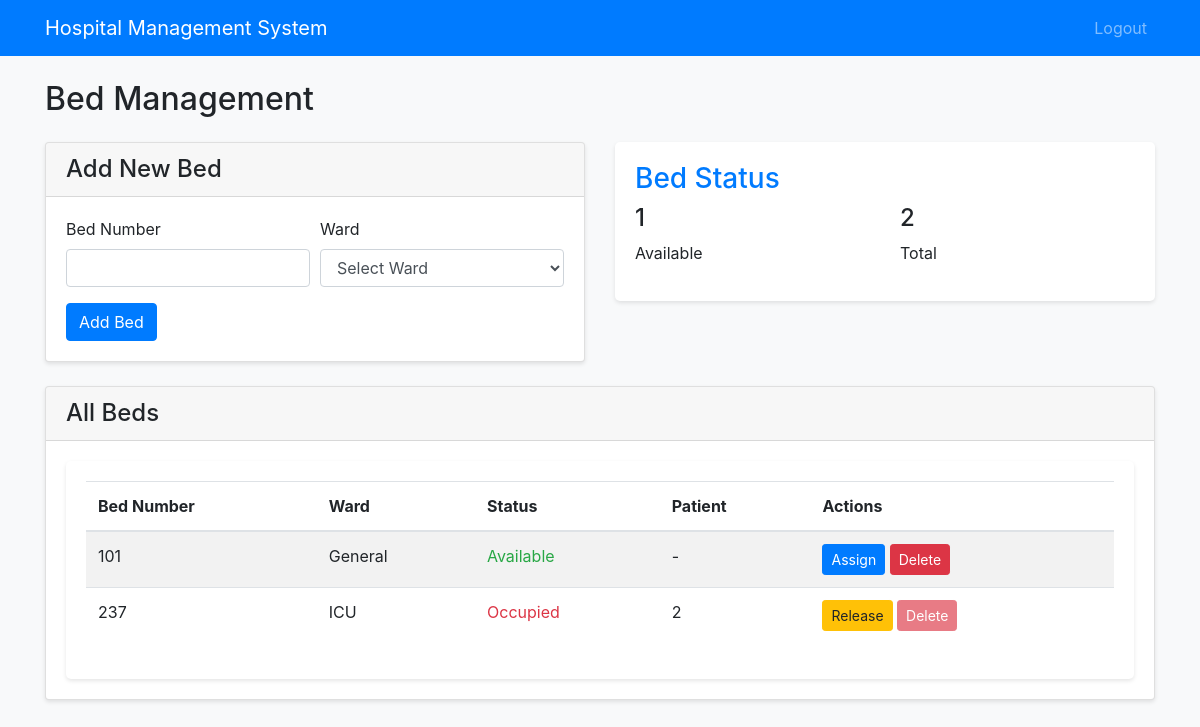
The app's page /bed/manage (signed in) with its own data.
### models.py (models this page shows)
class Bed(db.Model):
    id = db.Column(db.Integer, primary_key=True)
    bed_number = db.Column(db.String(10), unique=True, nullable=False)
    ward = db.Column(db.String(50), nullable=False)
    is_occupied = db.Column(db.Boolean, default=False)
    patient_id = db.Column(db.Integer, db.ForeignKey('patient.id'), nullable=True)

### app.py (the view, shortened to what this page needs)
@app.route('/bed/manage', methods=['GET', 'POST'])
@login_required
def manage_beds():
    if current_user.role != 'admin':
        return redirect(url_for('index'))
    beds = Bed.query.all()
    return render_template('admin/beds.html', beds=beds)

### app.py (called while the page is built)
@login_manager.user_loader
def load_user(user_id):
    return User.query.get(int(user_id))

### templates/admin/beds.html (shortened to what this page needs)
{% extends 'base.html' %}
{% block content %}
<h2 class="mb-4">Bed Management</h2>
<div class="row mb-4">
    <div class="col-md-6">
        <div class="card">
            <div class="card-header">
                <h4 class="mb-0">Add New Bed</h4>
            </div>
            <div class="card-body">
                <form method="POST">
                    <div class="form-row">
                        <div class="form-group col-md-6">
                            <label for="bed_number">Bed Number</label>
                            <input type="text" class="form-control" id="bed_number" name="bed_number" required>
                        </div>
                        <div class="form-group col-md-6">
                            <label for="ward">Ward</label>
                            <select class="form-control" id="ward" name="ward" required>
                                <option value="">Select Ward</option>
                            </select>
                        </div>
                    </div>
                    <button type="submit" class="btn btn-primary">Add Bed</button>
                </form>
            </div>
        </div>
    </div>
    <div class="col-md-6">
        <div class="dashboard-stats">
            <h3>Bed Status</h3>
            <div class="row">
                <div class="col-6">
                    <h4 id="available-beds">{{ beds|selectattr('is_occupied', 'equalto', false)|list|length }}</h4>
                    <p>Available</p>
                </div>
                <div class="col-6">
                    <h4 id="total-beds">{{ beds|length }}</h4>
                    <p>Total</p>
                </div>
            </div>
        </div>
    </div>
</div>
<div class="card">
    <div class="card-header">
        <h4 class="mb-0">All Beds</h4>
    </div>
    <div class="card-body">
        <div class="table-responsive">
            <table class="table table-striped">
                <thead>
                    <tr>
                        <th>Bed Number</th>
                        <th>Ward</th>
                        <th>Status</th>
                        <th>Patient</th>
                        <th>Actions</th>
                    </tr>
                </thead>
                <tbody id="bed-list">
                    {% for bed in beds %}
                    <tr>
                        <td>{{ bed.bed_number }}</td>
                        <td>{{ bed.ward }}</td>
                        <td>
                            {% if bed.is_occupied %}
                            <span class="text-danger">Occupied</span>
                            {% else %}
                            <span class="text-success">Available</span>
                            {% endif %}
                        </td>
                        <td>
                            {% if bed.patient_id %}
                            {{ bed.patient_id }}
                            {% else %}
                            -
                            {% endif %}
                        </td>
                        <td>
                            {% if bed.is_occupied %}
                            <form action="{{ url_for('release_bed', bed_id=bed.id) }}" method="POST" style="display:inline;">
                                <button type="submit" class="btn btn-sm btn-warning">Release</button>
                            </form>
                            {% else %}
                            <a href="{{ url_for('assign_bed', bed_id=bed.id) }}" class="btn btn-sm btn-primary">Assign</a>
                            {% endif %}
                            <form action="{{ url_for('delete_bed', bed_id=bed.id) }}" method="POST" style="display:inline;">
                                <button type="submit" class="btn btn-sm btn-danger" {% if bed.is_occupied %}disabled{% endif %}>Delete</button>
                            </form>
                        </td>
                    </tr>
                    {% else %}
                    <tr>
                        <td colspan="5" class="text-center">No beds added yet</td>
                    </tr>
                    {% endfor %}
                </tbody>
            </table>
        </div>
    </div>
</div>
{% endblock %}

### static/css/style.css (style rules this page uses)
body { background-color: #f8f9fa; }
.card { box-shadow: 0 2px 4px rgba(0, 0, 0, 0.1); }
.dashboard-stats { background-color: #fff; border-radius: 5px; padding: 20px; margin-bottom: 20px; box-shadow: 0 2px 4px rgba(0, 0, 0, 0.1); }
.dashboard-stats h3 { margin-top: 0; color: #007bff; }
.table-responsive { background-color: #fff; border-radius: 5px; padding: 20px; box-shadow: 0 2px 4px rgba(0, 0, 0, 0.1); }

### records on screen
Bed: bed_number "101", ward "General", is_occupied "Available"
Bed: bed_number "237", ward "ICU", is_occupied "Occupied", patient_id "2"

### other values on screen
{{ beds|selectattr('is_occupied', 'equalto', false)|list|length }} "1"
{{ beds|length }} "2"
